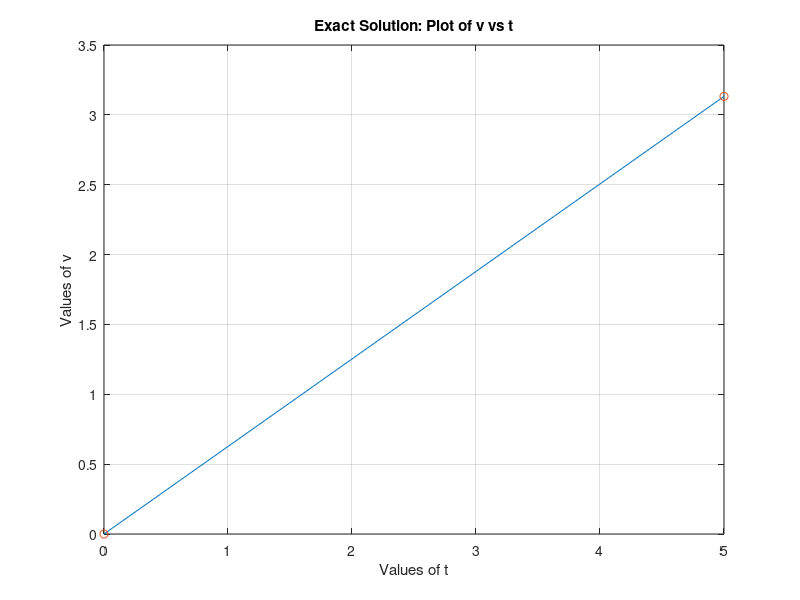

Reproduce this figure in MATLAB.
% M-FILE
% Free-falling body
%
% Exact solution:
% t: zaman [s]
% v: velocity [m/s]

clear;

% Parameters:
g = 9.81;

%Inputs:
m = input('Mass (kg): ');
cd = input('Drag Coefficient (kg/m : ');
dt = input('Time step (s): ');
tfinal = input('Final Time (s): ');
 
% Time steps:
t = [0:dt:tfinal];

% Number of time steps:
N = tfinal / dt + 1;

% Initial Condition (at t=0):
v(1)=0;

% Main Loop:
for i=2:1:N
	v(i) = sqrt(g*m/cd)*tanh(sqrt(g*cd/m)*t(i));
end

% ----------------------------------------------------
% Print-outs:
disp('Parameters and Inputs:')
g
m
cd
dt
tfinal
disp('Outputs:')
N
t'
v'

% Plots:
plot(t,v,t,v,'o')
title('Exact Solution: Plot of v vs t')
xlabel('Values of t')
ylabel('Values of v')
grid

% ----------------------------------------------------
% Print outputs onto a screen with a specific format:
result = [t;v];
fprintf('   t     v\n');
fprintf('%8.3f %8.5e \n', result);

% ----------------------------------------------------
% Write outputs into a file:
save velresults.dat -ascii -double result

save time.dat -ascii -double t
save velocity.dat -ascii -double v

% To load outputs from the file
load velresults.dat
result1 = velresults'

load time.dat
te1=time'
load velocity.dat
ve1=velocity'
